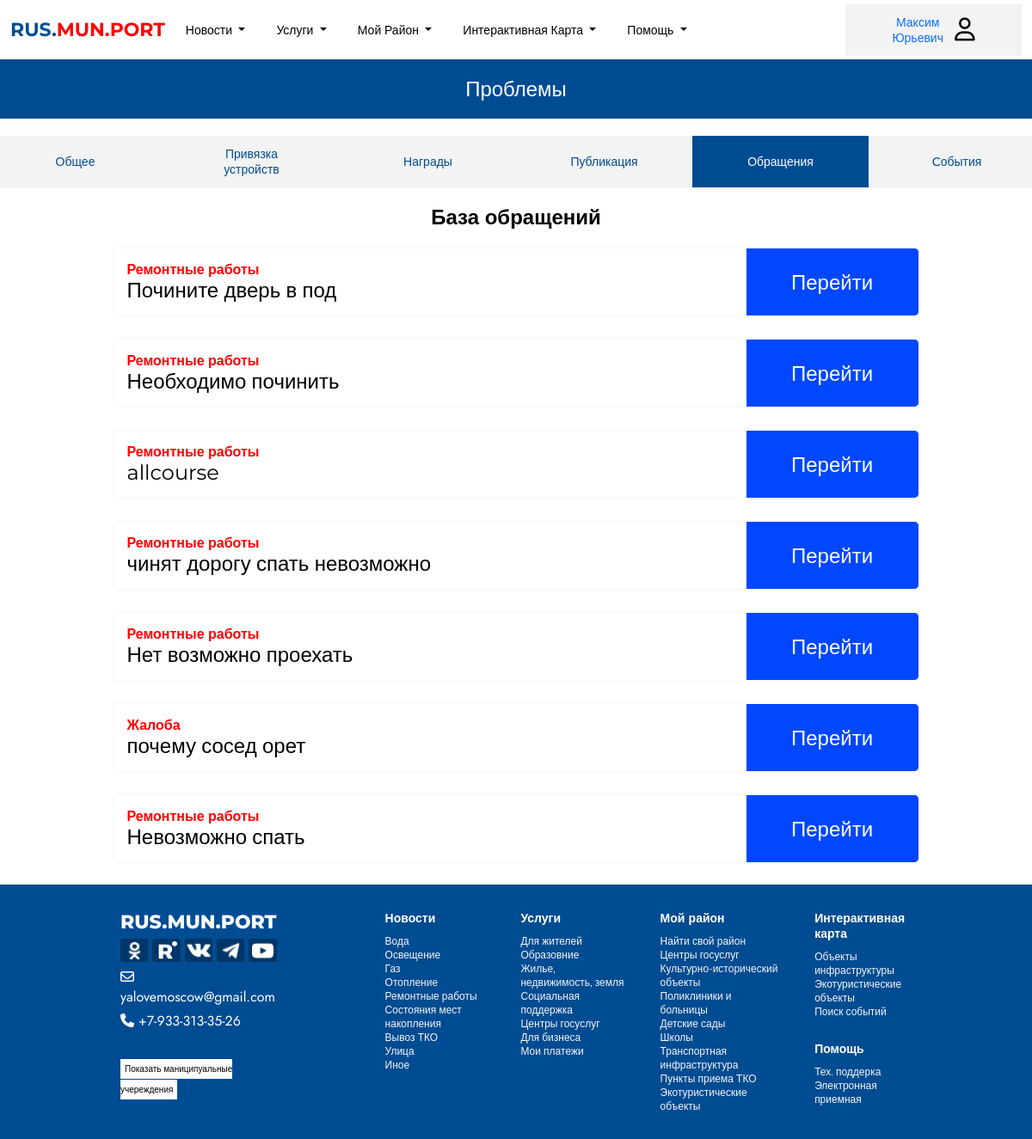
Page /munic/check_reports/ (signed in) on the committed database.
### users/models.py (models this page shows, shortened)
class NewUser(AbstractBaseUser,PermissionsMixin):
    role = models.ForeignKey(Role,related_name="role",on_delete=models.CASCADE)
    email = models.EmailField(_('email address'),unique=True)
    first_name =  models.CharField(max_length=150)
    father_name =  models.CharField(max_length=150)
    second_name =  models.CharField(max_length=150)
    bday=models.DateField(auto_now=False, auto_now_add=False)
    phone_number = models.CharField(max_length=20, validators=[RegexValidator(regex='^(\+?\d{1,3})?[-.\s]?\(?\d{3}\)?[-.\s]?\d{3}[-.\s]?\d{4}$')],unique=True)
    city = models.ForeignKey(City,related_name="city",on_delete=models.CASCADE)
    is_active = models.BooleanField(default=False)
    is_staff = models.BooleanField(default=False)
    is_proved = models.BooleanField(default=False)
    objects = CustomAccountManager()
    USERNAME_FIELD = 'phone_number'
    REQUIRED_FIELDS = ['email','first_name',"second_name","role","father_name","bday","city"]

### citizen/models.py (models this page shows)
class CitReport(models.Model):
	type_of_problem = models.ForeignKey(ReportProblems,related_name="type_of_problem",on_delete=models.CASCADE)
	status = models.ForeignKey(ReportStatus,related_name="cit_report_status",on_delete=models.CASCADE)
	title = models.CharField(max_length=80)
	description = models.CharField(max_length=500,blank=True)
	city=models.ForeignKey(City,related_name="city_of_citizen_report",on_delete=models.CASCADE,default=1)
	comment = models.CharField(max_length=1000,blank=True,default=None)
	react= models.CharField(default=None,null=True,blank=True,max_length=1000)
	created_by = models.ForeignKey(NewUser,related_name="author_of_cit_report",on_delete=models.CASCADE,default=1)

class ReportProblems(models.Model):
	title = models.CharField(max_length=20)
	def __str__(self) :
		return self.title

### municipal/views.py (the view)
# urls.py: path('check_reports/',check_reports,name="check_reports")
@login_required
def check_reports(request):
	role =str(request.user.role)
	if role =='Municipal':
		reports = CitReport.objects.filter(city=request.user.city,comment="")
		print(reports)
		return render(request,'check_reports.html',{"reports":reports,"role":role})
	else:
		return redirect('home')

### users/models.py (called while the page is built)
    def __str__(self):
        return self.title

### municipal/templates/check_reports.html
{%extends 'main/base.html' %}
{%block content%}
<div class="common_news_title">
	Проблемы
</div>
<div class="profile-group-btn" style="margin-top: 20px;">
	<a href="{%url 'profile' request.user.id %}"><button class="profile_btn ">Общее</button></a>
	<button class="profile_btn">Привязка устройств</button>
	<button class="profile_btn">Награды</button>
	{%if role == 'Municipal' %}
	<a href="{%url 'create_common_post' %}"><button class="profile_btn ">Публикация</button></a>
	<a href="{%url 'check_reports' %}"><button class="profile_btn selected">Обращения</button></a>
	<a href="{%url 'events' %}"><button class="profile_btn">Cобытия</button></a>
	{%endif%}
</div>
<div class="container report_base_container">
	{%if role  == 'Municipal' and request.user.is_proved == False%}
		ждите пока вашу оргу подтвердят
	{%elif role  == 'Municipal' and request.user.is_proved == True%}
	<div class="reports_base_title">База обращений</div>
	{%for report in reports%}
	<div class="report_base_card">
		<div class="report_base_text">
		<div class="report_base_type">{{report.type_of_problem}}</div>
		<div class="report_base_tit">{{report.title}}</div>
		</div>
		<a href="{%url 'citizen_report_detail' report.id%}" class="report_base_btn" ><button class="report_base_btn">Перейти</button></a>
	</div>
	<br>
	{%endfor%}
	{%endif%}
</div>
{%endblock%}

### users/templates/main/base.html (shortened to what this page needs)
<!DOCTYPE html>
<html lang="en">
<head>
	{% load static %}
<link href="https://cdn.jsdelivr.net/npm/bootstrap@5.3.2/dist/css/bootstrap.min.css" rel="stylesheet">
	<link rel="stylesheet" href="{% static 'css/styles.css' %}">
	<link rel="stylesheet" href="{% static 'css/adaptiv.css' %}">
</head>
<body>
	<nav class="navbar navbar-expand-lg bg-body-tertiary nav-head">
		<div class="container container-fluid nav-con">
		  <div class="collapse navbar-collapse" id="navbarTogglerDemo01">
			<a class="navbar-brand" href="{%url 'home'%}">RUS.<span style="color: #F00;
				">MUN.PORT</span></a>
			<ul class="navbar-nav me-auto mb-2 mb-lg-0">
				<li class="nav-item dropdown">
					<button class="nav-link dropdown-toggle" data-bs-toggle="dropdown" aria-expanded="false">
						Новости
					</button>
				  </li>
				  <li class="nav-item dropdown">
					<button class="nav-link dropdown-toggle" data-bs-toggle="dropdown" aria-expanded="false">
						Услуги
					</button>
				  </li>
				  <li class="nav-item dropdown">
					<button class="nav-link dropdown-toggle" data-bs-toggle="dropdown" aria-expanded="false">
						Мой Район
					</button>
				  </li>
				  <li class="nav-item dropdown">
					<button class="nav-link dropdown-toggle" data-bs-toggle="dropdown" aria-expanded="false">
						Интерактивная Карта
					</button>
				  </li>
				  <li class="nav-item dropdown">
					<button class="nav-link dropdown-toggle" data-bs-toggle="dropdown" aria-expanded="false">
						Помощь
					</button>
				  </li>
			</ul>
			<div class="log-nav">
				{%if user.is_authenticated%}
				<a href="{%url 'profile' user.id%}"><button class="profile_btn">{{user.first_name}} <br> {{user.father_name}} </a>
					<i class="fa-regular fa-user" style="color: #000;"></i></button>
				{%else%}
				  <a href="{%url 'login' %}"><button class="sign_btn">Вход</button></a>
				  <a href=""><i class="fa-regular fa-user" style="color: #ffffff;"></i></a>
				{%endif%}
			</div>
		  </div>
		</div>
	  </nav>
	<div class="">
		<section style="min-height: 80vh;">
		{%block content%}
		{%endblock%}
	</section>
	</div>
		<footer class="footer ">
			<div class="brand-column">
				<div class="footer-logo">RUS.MUN.PORT</div>
				<div class="icons">
					<a href=""><img src="{%static 'images/footer/ok.png'%}" alt=""></a>
					<a href=""><img src="{%static 'images/footer/rt.png'%}" alt=""></a>
					<a href=""><img src="{%static 'images/footer/vk.png'%}" alt=""></a>
					<a href=""><img src="{%static 'images/footer/tg.png'%}" alt=""></a>
					<a href=""><img src="{%static 'images/footer/yt.png'%}" alt=""></a>
				</div>
				<div class="mail-footer"><i class="fa-regular fa-envelope" style="color: #ffffff;"></i>yalovemoscow@gmail.com</div>
				<div class="phone-footer"><i class="fa-solid fa-phone" style="color: #ffffff;"></i> +7-933-313-35-26</div>
				<a href="" class="show_munic">Показать маниципуальные учереждения</a>
			</div>
			<div class="footer-column">
				<div class="footer-header">Новости</div>
				<a href=""><div class="footer-link">Вода</div></a>
				<a href=""><div class="footer-link">Освещение</div></a>
				<a href=""><div class="footer-link">Газ</div></a>
				<a href=""><div class="footer-link">Отопление</div></a>
				<a href=""><div class="footer-link">Ремонтные работы</div></a>
				<a href=""><div class="footer-link">Состояния мест накопления</div></a>
				<a href=""><div class="footer-link">Вывоз ТКО</div></a>
				<a href=""><div class="footer-link">Улица</div></a>
				<a href=""><div class="footer-link">Иное</div></a>
			</div>
			<div class="footer-column">
				<div class="footer-header">Услуги</div>
				<a href="{%url 'municipal_services'%}"><div class="footer-link">Для жителей</div></a>
				<a href="{%url 'municipal_services'%}"><div class="footer-link">Образовние</div></a>
				<a href="{%url 'municipal_services'%}"><div class="footer-link">Жилье, недвижимость, земля</div></a>
				<a href="{%url 'municipal_services'%}"><div class="footer-link">Социальная поддержка</div></a>
				<a href="{%url 'municipal_services'%}"><div class="footer-link">Центры госуслуг</div></a>
				<a href="{%url 'municipal_services'%}"><div class="footer-link">Для бизнеса</div></a>
				<a href="{%url 'municipal_services'%}"><div class="footer-link">Мои платежи</div></a>
			</div>
			<div class="footer-column">
				<div class="footer-header">Мой район</div>
				<a href=""><div class="footer-link">Найти свой район</div></a>
				<a href=""><div class="footer-link">Центры госуслуг</div></a>
				<a href=""><div class="footer-link">Культурно-исторический объекты</div></a>
				<a href=""><div class="footer-link">Поликлиники и больницы</div></a>
				<a href=""><div class="footer-link">Детские сады</div></a>
				<a href=""><div class="footer-link">Школы</div></a>
				<a href=""><div class="footer-link">Транспортная инфраструктура</div></a>
				<a href=""><div class="footer-link">Пункты приема ТКО</div></a>
				<a href=""><div class="footer-link">Экотуристические объекты</div></a>
			</div>
			<div class="footer-column">
				<div class="footer-header">Интерактивная карта</div>
				<a href="{%url 'maps' %}"><div class="footer-link">Объекты инфраструктуры</div></a>
				<a href="{%url 'eco' %}"><div class="footer-link">Экотуристические объекты</div></a>
				<a href=""><div class="footer-link" style="margin-bottom: 26px;">Поиск событий</div></a>
				<div class="footer-header">Помощь</div>
				<a href=""><div class="footer-link">Тех. поддерка</div></a>
				<a href=""><div class="footer-link">Электронная приемная</div></a>
			</div>
		</footer>
</body>
</html>

### rows in the picture
NewUser: first_name "Максим", father_name "Юрьевич"
CitReport: type_of_problem "Ремонтные работы", title "Почините дверь в под"
CitReport: type_of_problem "Ремонтные работы", title "Необходимо починить"
CitReport: type_of_problem "Ремонтные работы", title "allcourse"
CitReport: type_of_problem "Ремонтные работы", title "чинят дорогу спать невозможно"
CitReport: type_of_problem "Ремонтные работы", title "Нет возможно проехать"
CitReport: type_of_problem "Жалоба", title "почему сосед орет"
CitReport: type_of_problem "Ремонтные работы", title "Невозможно спать"
